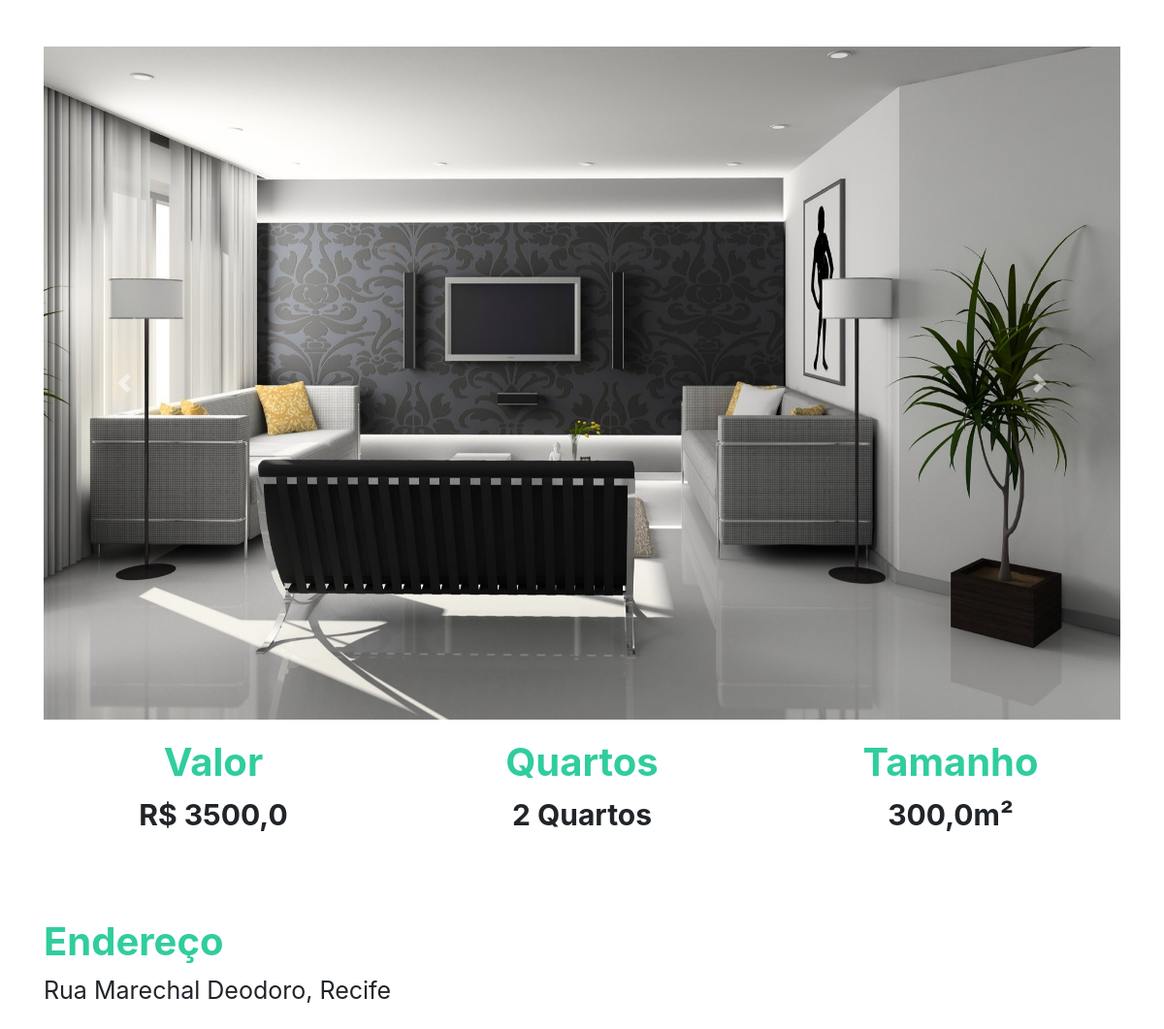
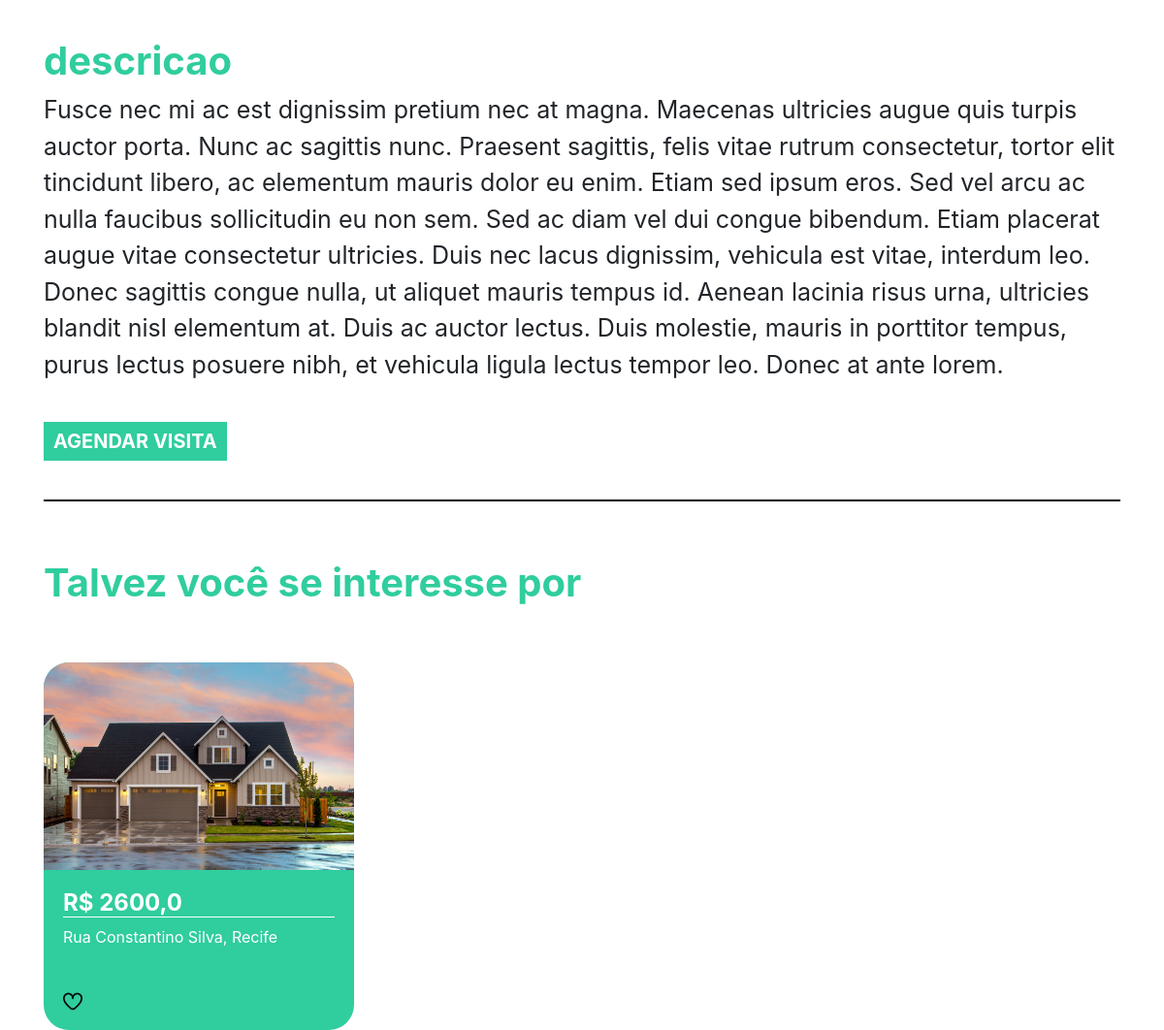
Page /imovel/2 on the committed database (2 pictures, top to bottom).
### plataforma/models.py (models this page shows, shortened)
class Imagem(models.Model):
    img = models.ImageField(upload_to='img')
    def __str__(self) -> str:
        return self.img.url

class Imovei(models.Model):
    choices = (('V', 'Venda'),
               ('A', 'Aluguel'))
    choices_imovel = (('A', 'Apartamento'),
                      ('C', 'Casa'))
    imagens = models.ManyToManyField(Imagem)
    valor = models.FloatField()
    quartos = models.IntegerField()
    tamanho = models.FloatField()
    cidade = models.ForeignKey(Cidade, on_delete=models.DO_NOTHING)
    rua = models.CharField(max_length=50)
    tipo = models.CharField(max_length=1, choices=choices)
    tipo_imovel = models.CharField(max_length=1, choices=choices_imovel)
    numero = models.IntegerField()
    descricao = models.TextField()
    dias_visita = models.ManyToManyField(DiasVisita)
    horarios = models.ManyToManyField(Horario)

class Cidade(models.Model):
    nome = models.CharField(max_length=30)
    def __str__(self) -> str:
        return self.nome

### plataforma/views.py (the view)
# urls.py: path('imovel/<str:id>', views.imovel, name="imovel"),
def imovel(request, id):
    imovel = get_object_or_404(Imovei, id=id)
    sugestoes = Imovei.objects.filter(cidade=imovel.cidade).exclude(id=id)[:2]
    return render(request, 'imovel.html', {'imovel': imovel, 'sugestoes': sugestoes, 'id': id})

### plataforma/models.py (called while the page is built)
    def __str__(self) -> str:
        return self.dia

    def __str__(self) -> str:
        return str(self.horario)

### plataforma/templates/imovel.html (shortened to what this page needs)
{% extends 'base.html' %}
{% load static %}
{% block 'head' %}
<link rel="stylesheet" href="{% static 'plataforma/css/home.css' %}">
{% endblock  %}
{% block 'body' %}
    <div style="text-align: center" class="container">
        <br>
        <br>
        <div id="carouselExampleControls" class="carousel slide" data-ride="carousel">
            <div class="carousel-inner">
                {% for img in imovel.imagens.all  %}
                    <div class="carousel-item {% if forloop.first %} active {% endif %}" >
                        <img class="d-block w-100" src="{{img}}" alt="First slide">
                    </div>
                {% endfor %}
            </div>
        <a class="carousel-control-prev" href="#carouselExampleControls" role="button" data-slide="prev">
            <span class="carousel-control-prev-icon" aria-hidden="true"></span>
        </a>
        <a class="carousel-control-next" href="#carouselExampleControls" role="button" data-slide="next">
            <span class="carousel-control-next-icon" aria-hidden="true"></span>
        </a>
    </div>
        <div class="row">
            <div class="col-md">
                <h3 class="titulo_especificacao">Valor</h3>
                <p class="especificacao">R$ {{imovel.valor}}</p>
            </div>
            <div class="col-md">
                <h3 class="titulo_especificacao">Quartos</h3>
                <p class="especificacao">{{imovel.quartos}} Quartos</p>
            </div>
            <div class="col-md">
                <h3 class="titulo_especificacao">Tamanho</h3>
                <p class="especificacao">{{imovel.tamanho}}m²</p>
            </div>
        </div>
        <br>
        <br>
        <div style="text-align: left">
            <h3 class="titulo_especificacao">Endereço</h3>
            <p class="especificacao_endereco">{{imovel.rua}}, {{imovel.cidade }}</p>
        </div>
        <br>
        <div style="text-align: left">
            <h3 class="titulo_especificacao">descricao</h3>
            <p class="especificacao_endereco">{{imovel.descricao}}</p>
            <br>
            <button class="btn_agendar_visita" data-toggle="modal" data-target="#exampleModal">AGENDAR VISITA</button>
            <br>
            <br>
        </div>
        <hr style="border: 1px solid black">
        <br>
        <div class="div_possivel_interesse">
            <h3 class="titulo_especificacao">Talvez você se interesse por</h3>
            <div class="row">
                {% for sugestao in sugestoes %}
                    <div class="col-md cont">
                        <div class="card_imovel">
                            <img class="img_capa_imovel" src="{{sugestao.imagens.all.0.img.url}}">
                            <div class="informacoes_imoveis">
                            <a class="a_none" href="{% url 'imovel' sugestao.id %}"><h4 class="valor">R$ {{sugestao.valor}}</h4></a>
                            <p>{{sugestao.rua}}, {{sugestao.cidade}}</p>
                            <br>
                            <img width="7%" src="{% static 'plataforma/img/heart.png' %}">
                            </div>
                        </div>
                    </div>
                {% endfor %}
            </div>
        </div>
    </div>
{% endblock  %}

### templates/static/plataforma/css/home.css (style rules this page uses)
.card_imovel { background-color: #30CD9E; width: 20rem; margin-top: 50px; border-radius: 26px; }
.img_capa_imovel { width: 100%; border-top-left-radius: 26px; border-top-right-radius: 26px; }
.informacoes_imoveis { padding: 20px; color: white; }
.valor { font-weight: bold; border-bottom: 1px solid white; }
.a_none { color: white; }
.titulo_especificacao { color: #30CD9E; font-weight: bold; margin-top: 20px; font-size: 40px; }
.especificacao { font-size: 30px; font-weight: bold; }
.especificacao_endereco { font-size: 25px; }
.btn_agendar_visita { border: none; background-color: #30CD9E; color: white; font-weight: bold; font-size: 20px; padding: 5px 10px 5px 10px; }
.div_possivel_interesse { text-align: left; }

### rows in the picture
Imagem: img (picture)
Imovei: valor "3500,0", quartos "2", tamanho "300,0", rua "Rua Marechal Deodoro", cidade "Recife", descricao "Fusce nec mi ac est dignissim pretium nec at magna. Maecenas ultricies augue quis turpis auctor porta. Nunc ac sagittis nunc. Praesent sagittis, felis vitae rutrum consectetur, tortor elit tincidunt libero, ac elementum mauris dolor eu enim. Etiam sed ipsum eros. Sed vel arcu ac nulla faucibus sollicitudin eu non sem. Sed ac diam vel dui congue bibendum. Etiam placerat augue vitae consectetur ultricies. Duis nec lacus dignissim, vehicula est vitae, interdum leo. Donec sagittis congue nulla, ut aliquet mauris tempus id. Aenean lacinia risus urna, ultricies blandit nisl elementum at. Duis ac auctor lectus. Duis molestie, mauris in porttitor tempus, purus lectus posuere nibh, et vehicula…"
Imovei: imagens.all.0.img (picture), valor "2600,0", rua "Rua Constantino Silva", cidade "Recife"
